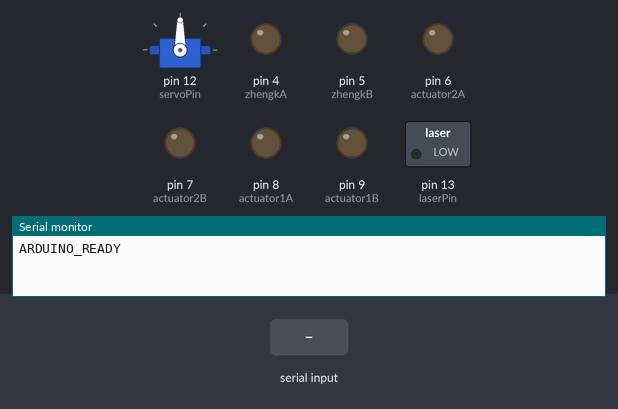
This sketch was run on a simulated Arduino Uno, built with avr-gcc and run on an emulated ATmega328P. On the bench: servo, switched loads named in the sketch (green lamp = pin HIGH), output pins drawn as LEDs (lit = HIGH), the last lines printed to the serial monitor. Inputs (shaded band) come from the test bench.

Above: at 1.2 s.
1.3 s: "HELLO,1\n" received over Serial
At 1.7 s:
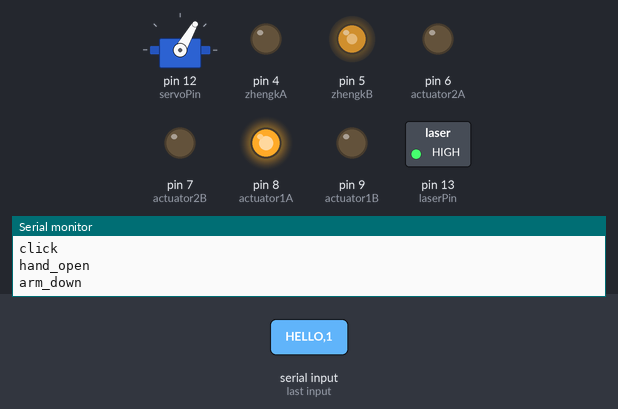
4.3 s: "1\n" received over Serial
At 4.9 s:
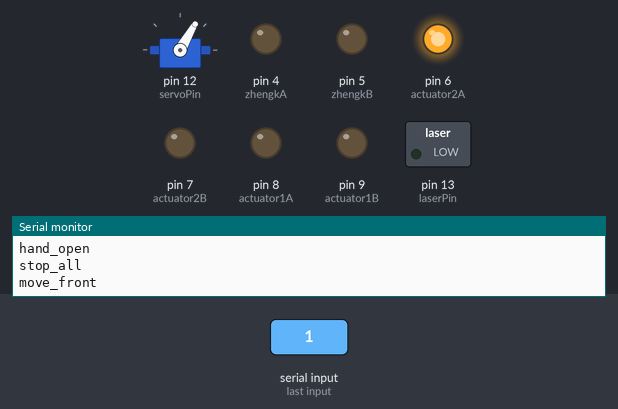
7.3 s: "1\n" received over Serial
At 9.9 s:
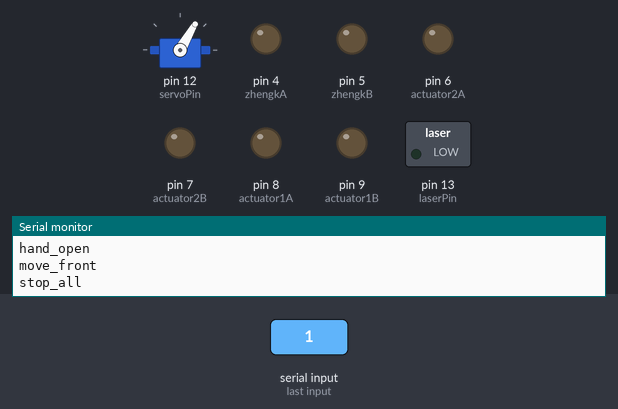
Timing chart, 0 to 11.4 s (numbered marks = the images above; inputs shaded):
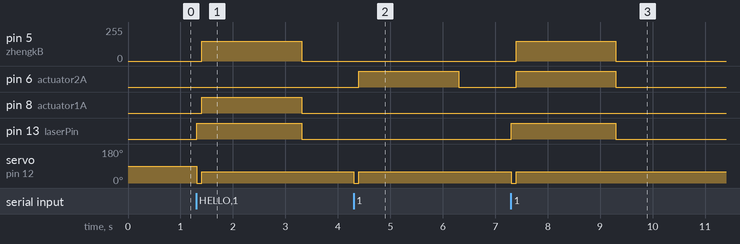

Measured:
- after the input at 1.3 s, pin 5 (zhengkB): 0/255 → 150/255 after 0.11 s, → 0/255 1.9 s later; pin 8 (actuator1A): LOW → HIGH after 0.11 s, → LOW 1.9 s later; pin 13 (laserPin): LOW → HIGH at once, → LOW 2.0 s later; servo on pin 12 (servoPin): 90° → 0° at once, → 60° 0.10 s later
- after the input at 4.3 s, pin 6 (actuator2A): LOW → HIGH after 0.10 s, → LOW 1.9 s later; servo on pin 12 (servoPin): 60° → 0° at once, → 60° 0.10 s later
- after the input at 7.3 s, pin 5 (zhengkB): 0/255 → 150/255 after 0.10 s, → 0/255 1.9 s later; pin 6 (actuator2A): LOW → HIGH after 0.10 s, → LOW 1.9 s later; pin 13 (laserPin): LOW → HIGH at once, → LOW 2.0 s later; servo on pin 12 (servoPin): 60° → 0° at once, → 60° 0.10 s later

The sketch:

arm_joy_rej.ino
```cpp
#include <Servo.h>

const int actuator1A = 8;
const int actuator1B = 9;
const int actuator2A = 6;
const int actuator2B = 7;
const int zhengkA = 4;
const int zhengkB = 5;
const int laserPin = 13;
const int servoPin = 12;

Servo armServo;
unsigned long lastCmdTime = 0;
const unsigned long TIMEOUT = 2000;
bool connected = false;
bool laserState = false;

bool but4 = false;
bool but5 = false;
bool y1 = false;
bool y2 = false;
bool x1 = false;
bool x2 = false;

const int MOTOR_SPEED = 150;
const int DURATION = 144;

void setup() {
  Serial.begin(9600);
  Serial.setTimeout(10);

  pinMode(actuator1A, OUTPUT);
  pinMode(actuator1B, OUTPUT);
  pinMode(actuator2A, OUTPUT);
  pinMode(actuator2B, OUTPUT);
  pinMode(zhengkA, OUTPUT);
  pinMode(zhengkB, OUTPUT);
  pinMode(laserPin, OUTPUT);
  armServo.attach(servoPin);

  Serial.println("ARDUINO_READY");
}

void loop() {
  handleSerial();
  checkTimeout();
}

void handleSerial() {
  if (Serial.available()) {
    String cmd = Serial.readStringUntil('\n');
    cmd.trim();
    lastCmdTime = millis();

    if (cmd == "HELLO") {
      Serial.println("ARDUINO_READY");
      return;
    } else if (cmd == "STOP") {
      stop_all();
      return;
    }

    connected = true;
    processCommand(cmd);
  }
  // else stop_all();
}

void processCommand(String cmd) {
  int x, y, z;
  int buttons[9];
  int idx = 0;

  // Parse CSV
  for (int i = 0; i < 11 && idx < cmd.length(); i++) {
    int nextComma = cmd.indexOf(',', idx);
    String token = (nextComma == -1) ? cmd.substring(idx) : cmd.substring(idx, nextComma);
    int val = token.toInt();
    if (i == 0) x = val;
    else if (i == 1) y = val;
    else if (i == 2) z = val;
    else buttons[i - 3] = val;
    idx = (nextComma == -1) ? cmd.length() : nextComma + 1;
  }

  // Movement logic
  if (buttons[0]) { // If button is pressed
  laserState = !laserState; // Toggle state (ON ↔ OFF)
  digitalWrite(laserPin, laserState ? HIGH : LOW); // Update laser
  // delay(200);
  }

  if (buttons[2]) click();

  if (buttons[4]){
    hand_open();
    but4 = true;
  }
  else if (but4 == true){
    // Serial.println(buttons[4]);
    stop_all();
    but4= false;
  }
  if (buttons[5]) {
    hand_close();
    but5 = true;
  }
  else if (but5 == true){
    // Serial.println(buttons[4]);
    stop_all();
    but5= false;
  }

  if (y == 1)
  {
    arm_down();
    y1 = true;
  }
  else if (y1 == true){
    stop_all();
    y1= false;
  }
  if (y == -1){
    arm_up();
    y2 = true;
  }
  else if (y2 == true){
    stop_all();
    y2= false;
  }

  if (x == 1) {
    move_front();
    x1 = true;
  }
  else if (x1 == true){
    stop_all();
    x1= false;
  }
  if (x == -1) {
    move_back();
    x2 = true;
  }
  else if (x2 == true){
    stop_all();
    x2= false;
  }

  // if (x == 0 && y == 0) stop_all();
}

void checkTimeout() {
  if (millis() - lastCmdTime > TIMEOUT && connected) {
    connected = false;
    stop_all();
  }
}

void click() {
  Serial.println("click");
  armServo.write(0);
  delay(100);
  armServo.write(60);
}

void hand_open() {
  Serial.println("hand_open");
  digitalWrite(zhengkA, LOW);
  analogWrite(zhengkB, MOTOR_SPEED);  // PWM speed control
  //delay(DURATION);
  //stop_all();
}

void hand_close() {
  Serial.println("hand_close");
  digitalWrite(zhengkB, LOW);
  analogWrite(zhengkA, MOTOR_SPEED);  // PWM speed control
  //delay(DURATION);
  //stop_all();
}

void arm_up() {
  Serial.println("arm_up");
  digitalWrite(actuator1A, LOW);
  digitalWrite(actuator1B, HIGH);
}

void arm_down() {
  Serial.println("arm_down");
  digitalWrite(actuator1A, HIGH);
  digitalWrite(actuator1B, LOW);
}

void move_front() {
  Serial.println("move_front");
    digitalWrite(actuator2A, HIGH);
    digitalWrite(actuator2B, LOW);
}

void move_back() {
  Serial.println("move_back");
    digitalWrite(actuator2A, LOW);
    digitalWrite(actuator2B, HIGH);
}

void stop_all() {
  Serial.println("stop_all");
  digitalWrite(actuator1A, LOW);
  digitalWrite(actuator1B, LOW);
  digitalWrite(actuator2A, LOW);
  digitalWrite(actuator2B, LOW);
  digitalWrite(zhengkA, LOW);
  digitalWrite(zhengkB, LOW);
  digitalWrite(laserPin, LOW);
}
```
